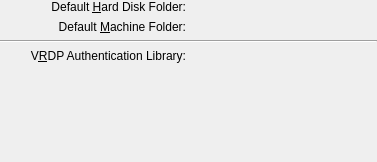
<ui version="4.0" >
 <comment>
 VBox frontends: Qt4 GUI ("VirtualBox"):

 Copyright (C) 2008 Sun Microsystems, Inc.

 This file is part of VirtualBox Open Source Edition (OSE), as
 available from http://www.virtualbox.org. This file is free software;
 you can redistribute it and/or modify it under the terms of the GNU
 General Public License (GPL) as published by the Free Software
 Foundation, in version 2 as it comes in the "COPYING" file of the
 VirtualBox OSE distribution. VirtualBox OSE is distributed in the
 hope that it will be useful, but WITHOUT ANY WARRANTY of any kind.

 Please contact Sun Microsystems, Inc., 4150 Network Circle, Santa
 Clara, CA 95054 USA or visit http://www.sun.com if you need
 additional information or have any questions.
 </comment>
 <class>VBoxGLSettingsGeneral</class>
 <widget class="QWidget" name="VBoxGLSettingsGeneral" >
  <property name="geometry" >
   <rect>
    <x>0</x>
    <y>0</y>
    <width>377</width>
    <height>162</height>
   </rect>
  </property>
  <layout class="QGridLayout" >
   <property name="leftMargin" >
    <number>0</number>
   </property>
   <property name="topMargin" >
    <number>0</number>
   </property>
   <property name="rightMargin" >
    <number>0</number>
   </property>
   <property name="bottomMargin" >
    <number>0</number>
   </property>
   <item row="0" column="0" >
    <widget class="QLabel" name="mLbVdi" >
     <property name="text" >
      <string>Default &amp;Hard Disk Folder:</string>
     </property>
     <property name="alignment" >
      <set>Qt::AlignRight|Qt::AlignTrailing|Qt::AlignVCenter</set>
     </property>
     <property name="buddy" >
      <cstring>mPsVdi</cstring>
     </property>
    </widget>
   </item>
   <item row="0" column="1" >
    <widget class="VBoxFilePathSelectorWidget" native="1" name="mPsVdi" />
   </item>
   <item row="1" column="0" >
    <widget class="QLabel" name="mLbMach" >
     <property name="text" >
      <string>Default &amp;Machine Folder:</string>
     </property>
     <property name="alignment" >
      <set>Qt::AlignRight|Qt::AlignTrailing|Qt::AlignVCenter</set>
     </property>
     <property name="buddy" >
      <cstring>mPsMach</cstring>
     </property>
    </widget>
   </item>
   <item row="1" column="1" >
    <widget class="VBoxFilePathSelectorWidget" native="1" name="mPsMach" />
   </item>
   <item row="2" column="0" colspan="2" >
    <widget class="Line" name="line" >
     <property name="orientation" >
      <enum>Qt::Horizontal</enum>
     </property>
    </widget>
   </item>
   <item row="3" column="0" >
    <widget class="QLabel" name="label_2" >
     <property name="text" >
      <string>V&amp;RDP Authentication Library:</string>
     </property>
     <property name="alignment" >
      <set>Qt::AlignRight|Qt::AlignTrailing|Qt::AlignVCenter</set>
     </property>
     <property name="buddy" >
      <cstring>mPsVRDP</cstring>
     </property>
    </widget>
   </item>
   <item row="3" column="1" >
    <widget class="VBoxFilePathSelectorWidget" native="1" name="mPsVRDP" />
   </item>
   <item row="4" column="1" >
    <spacer>
     <property name="orientation" >
      <enum>Qt::Vertical</enum>
     </property>
     <property name="sizeHint" >
      <size>
       <width>20</width>
       <height>40</height>
      </size>
     </property>
    </spacer>
   </item>
  </layout>
 </widget>
 <customwidgets>
  <customwidget>
   <class>VBoxFilePathSelectorWidget</class>
   <extends>QWidget</extends>
   <header>VBoxFilePathSelectorWidget.h</header>
   <container>1</container>
  </customwidget>
 </customwidgets>
 <resources>
  <include location="../VirtualBox.qrc" />
 </resources>
 <connections/>
</ui>
